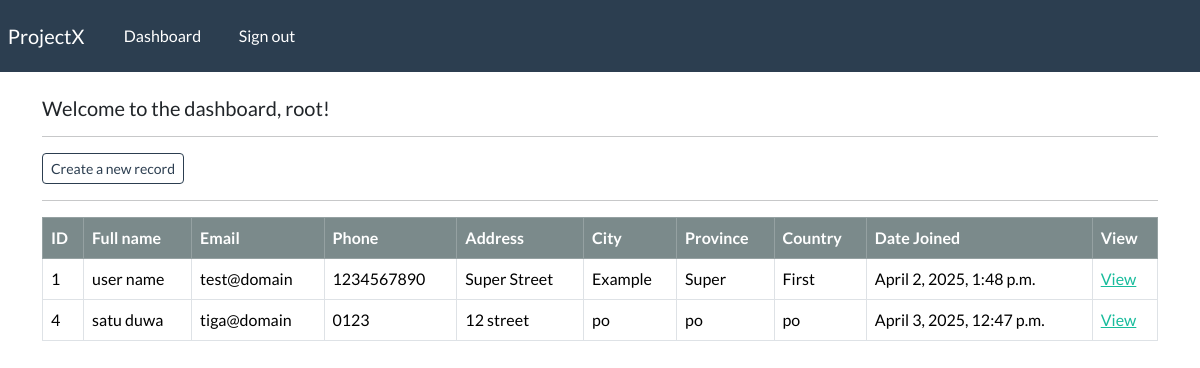
The page /dashboard (signed in) on the database its author committed.
### webapp/models.py (models this page shows, shortened)
class Record(models.Model):
    creation_date = models.DateTimeField(auto_now_add=True)
    first_name = models.CharField(max_length=100)
    last_name = models.CharField(max_length=100)
    email = models.CharField(max_length=255)
    phone = models.CharField(max_length=20)
    address = models.CharField(max_length=300)
    city = models.CharField(max_length=255)
    province = models.CharField(max_length=200)
    country = models.CharField(max_length=125)

### webapp/views.py (the view)
# urls.py: path('dashboard', views.dashboard, name="dashboard"),
@login_required(login_url='my-login')
def dashboard(request):
    my_records = Record.objects.all()
    context = {'records': my_records}
    return render(request, 'webapp/dashboard.html', context=context)

### webapp/templates/webapp/dashboard.html
{% extends 'webapp/base.html' %}
{% block content %}
<h5> Welcome to the dashboard, {{user}}!</h5>
<hr>
<a class="btn btn-outline-primary btn-sm" href="{% url 'create-record' %}">Create a new record</a>
<hr>
<table class="table table-hover table-bordered">
    <thead class="table-dark">
        <tr>
            <th scope="col"> ID </th>
            <th scope="col"> Full name </th>
            <th scope="col"> Email </th>
            <th scope="col"> Phone </th>
            <th scope="col"> Address </th>
            <th scope="col"> City </th>
            <th scope="col"> Province </th>
            <th scope="col"> Country </th>
            <th scope="col"> Date Joined </th>
            <th scope="col"> View </th>
        </tr>
    </thead>
    <tbody>
    {% if records %}
        {% for record in records %}
        <tr>
            <td> {{record.id}} </td>
            <td> {{record.first_name}} {{record.last_name}} </td>
            <td> {{record.email}} </td>
            <td> {{record.phone}} </td>
            <td> {{record.address}} </td>
            <td> {{record.city}} </td>
            <td> {{record.province}} </td>
            <td> {{record.country}} </td>
            <td> {{record.creation_date}} </td>
            <td> <a href="{% url 'record' record.id %}"> View </a> </td>
        </tr>
        {% endfor %}
    {% endif %}
    </tbody>
</table>
{% endblock %}

### webapp/templates/webapp/base.html (shortened to what this page needs)
{% load static %}
<!DOCTYPE html>
<html lang="en">
<head>
    <link rel="stylesheet" type="text/css" href="https://bootswatch.com/5/flatly/bootstrap.min.css">
    <link rel="stylesheet" type="text/css" href="{% static 'css/style.css' %}">
</head>
<body>
    {% include 'webapp/navbar.html' %}
     <div class="container">
        <br>
        {% block content %}
        {% endblock %}
     </div>
</body>
</html>

### webapp/templates/webapp/navbar.html (shortened to what this page needs)
<nav class="navbar navbar-expand-lg navbar-dark bg-primary justify-content-center">
    <a class="navbar-brand main-heading" href="{% url '' %}">
      &nbsp; ProjectX
    </a>
    <div class="collapse navbar-collapse text-center" id="navbarNavDropdown">
        <ul class="navbar-nav mr-auto">
        {% if user.is_authenticated %}
            <li class="nav-item">
              <a class="nav-link" href="{% url 'dashboard' %}">Dashboard &nbsp;  </a>
            </li>
            <li class="nav-item">
              <a class="nav-link" href="{% url 'user-logout' %}">Sign out &nbsp;  </a>
            </li>
        </ul>
        {% endif %}
    </div>
  </nav>

### rows shown on the page
Record: id "1", first_name "user", last_name "name", email "test@domain", phone "1234567890", address "Super Street", city "Example", province "Super", country "First", creation_date "April 2, 2025, 1:48 p.m."
Record: id "4", first_name "satu", last_name "duwa", email "tiga@domain", phone "0123", address "12 street", city "po", province "po", country "po", creation_date "April 3, 2025, 12:47 p.m."

### other values the page prints
{{ user }} "root"
